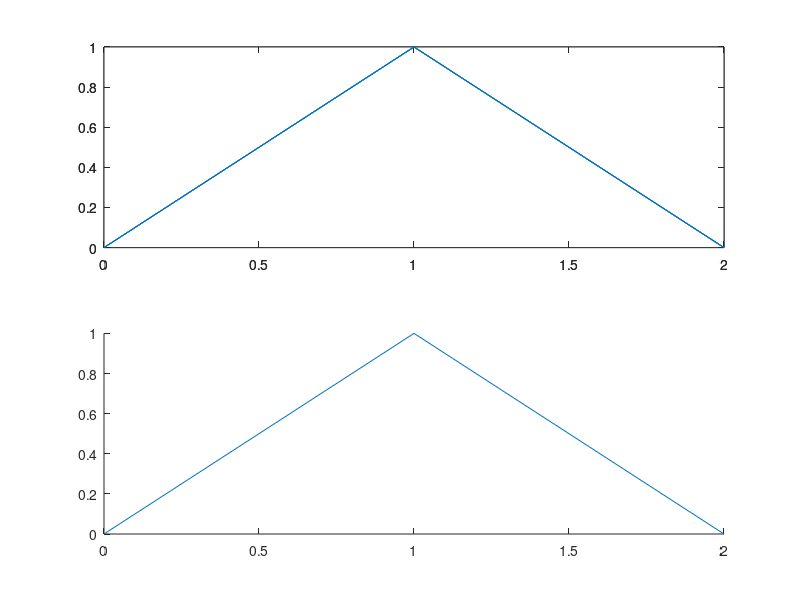

This chart was generated by the following MATLAB code:
f = figure(46);
top = subplot(211);
base = plot([0, 1, 2], [0, 1, 0]);
set(base, 'DisplayName', "Base");

bottom = subplot(212);
copy_one = copyobj(base, bottom);
copy_one_parent = ancestor(copy_one, 'axes');
copy_one_name = get(copy_one, 'DisplayName');
bottom_children = allchild(bottom);

copy_axes = copyobj(top, f);
copy_axes_parent = ancestor(copy_axes, 'figure');
copy_axes_position = get(copy_axes, 'Position');
copy_axes_children = allchild(copy_axes);
copy_axes_child_type = get(copy_axes_children, 'Type');

copy_many = copyobj([base, copy_one], copy_axes);
copy_many_types = get(copy_many, 'Type');
